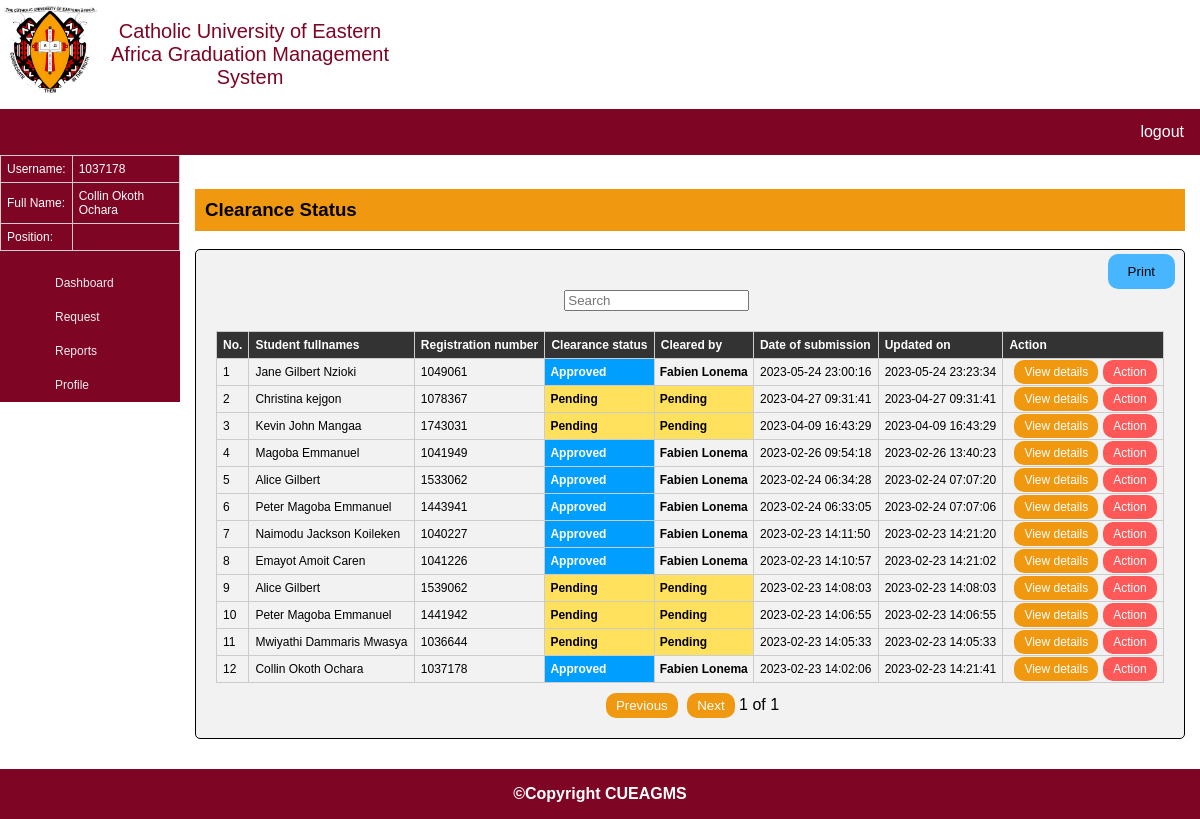
/registrar/clearanceRequests.php (signed in), run on the app's committed database.
### tables this page shows
CREATE TABLE `reg_clearance_request` (
  `reg_req_id` int NOT NULL AUTO_INCREMENT,
  `clr_id` int NOT NULL,
  `std_fullnames` varchar(200) NOT NULL,
  `std_regNo` varchar(50) NOT NULL,
  `stdStatus` enum('Pending','Approved','Rejected') NOT NULL DEFAULT 'Pending',
  `emp_fullname` varchar(200) DEFAULT NULL,
  `created_at` timestamp NULL DEFAULT CURRENT_TIMESTAMP,
  `updated_at` timestamp NULL DEFAULT CURRENT_TIMESTAMP ON UPDATE CURRENT_TIMESTAMP,
  PRIMARY KEY (`reg_req_id`),
  KEY `clr_id` (`clr_id`),
  CONSTRAINT `reg_clearance_request_ibfk_1` FOREIGN KEY (`clr_id`) REFERENCES `clearance` (`clr_id`) ON DELETE CASCADE ON UPDATE CASCADE
);

### registrar/clearanceRequests.php (the view, shortened to what this page needs)
<?php
$host = "localhost";
$user = "cueagmsac";
$password = "password";
$dbname = "cueagms";
$connection = mysqli_connect($host, $user, $password, $dbname);
?>
<!DOCTYPE html>
<html lang="en">
<head>
</head>
<body>
    <div class="header">
        <div class="logo">
            <img src="../assets/images/logo/CUEA-logo.png" width="100">
            <p>Catholic University of Eastern Africa Graduation Management System</p>
        </div>
    </div>
    <div class="navbar">
        <ul>
            <li style="float:right"><a href="../logout.php">logout</a></li>
        </ul>
    </div>
    <div class="section">
        <div class="row">
            <div class="left" style="background-color:#7E0524; ">
                <div class="row">
                    <table style="color:#fff; text-align:left; padding-left:10px;">
                        <tr>
                            <td>Username:</td>
                            <td><?php echo $_SESSION['username'];?></td>
                        </tr>
                        <tr>
                            <td>Full Name:</td>
                            <td><?php echo $_SESSION['fullname'];?></td>
                        </tr>
                        <tr>
                            <td>Position:</td>
                            <td><?php echo $_SESSION['position'];?></td>
                        </tr>
                    </table>
                </div>
                <nav class="vertical">
                    <ul>
                        <li><a href="registrar.php">Dashboard</a></li>
                        <li><a href="#">Request</a>
                        </li>
                        <li><a href="#">Reports</a>
                        </li>
                        <li><a href="viewprofile.php">Profile</a></li>
                    </ul>
                </nav>
            </div>
            <div class="right" style="background-color:#FFF;">
                <h3> Clearance Status</h3>
                <button onclick="window.print()"
                    style="padding: 10px 20px; float: right; margin: 5px 10px; background-color: #47B5FF; border: none; border-radius:10px">Print</button>
                <div class="clearance-form">
                    <input style="margin:20px" type="text" id="searchInput" placeholder="Search">
                    <table id="myTable">
                        <thead>
                            <tr>
                                <th>
                                    No.
                                </th>
                                <th>
                                    Student fullnames
                                </th>
                                <th>
                                    Registration number </th>
                                <th>
                                    Clearance status
                                </th>
                                <th>
                                    Cleared by
                                </th>
                                <th>
                                    Date of submission </th>
                                <th>
                                    Updated on </th>
                                <th>
                                    Action
                                </th>
                            </tr>
                        </thead>
                        <tbody>
                            <?php
$query = "SELECT * FROM reg_clearance_request ORDER BY created_at DESC;;";
$result =$connection->query($query);
$countRow=1;
while ($row = mysqli_fetch_array($result)) {
    if($row['emp_fullname']==NULL){
        $row['emp_fullname'] = "Pending";
    }
    $display = <<<HEREDOC
    <tr>
       <td>{$countRow}</td>
       <td>{$row['std_fullnames']}</td>
       <td>{$row['std_regNo']}</td>
       <td class='status'>{$row['stdStatus']}</td>
       <td class='status'>{$row['emp_fullname']}</td>
       <td>{$row['created_at']}</td>
       <td>{$row['updated_at']}</td>
       <td><a class="btn-v"  href="std_details.php?id={$row['std_regNo']}">View details</a><a class="btn-a" href="updateStatus.php?id={$row['std_regNo']}&fulnames={$row['std_fullnames']}">Action</a></td>
    </tr>
    HEREDOC;
                                echo $display;
                                $countRow++;
}?>
                        </tbody>
                    </table>
                    <div id="pagination">
                        <button class="btns" id="previous">Previous</button>
                        <button class="btns" id="next">Next</button>
                        <span id="pageNumber">1</span> of <span id="totalPages">1</span>
                    </div>
                </div>
            </div>
            <div class="footer">
                <p><strong>©Copyright CUEAGMS</strong></p>
            </div>
</body>
</html>

### registrar/clearanceRequests.php (style rules this page uses)
* { box-sizing: border-box; }
body { font-family: 'Work Sans', sans-serif; text-align: center; margin: 0; }
.header, .navbar, .section, .footer { float: left; width: 100%; }
.header { height: 100; background-color: #fff; }
.header .logo img { float: left; }
.header .logo p { float: left; width: 25%; font-size: 20px; color: #7E0524; }
.navbar ul { list-style-type: none; margin: 0; padding: 0; overflow: hidden; background-color: #7E0524; }
.navbar li { float: left; border-right: 1px solid #bbb; }
.navbar li:last-child { border-right: none; }
.navbar li a { display: block; color: white; text-align: center; padding: 14px 16px; text-decoration: none; }
.row { display: flex; }
.left { flex: 15%; height: 100%; margin: 0px; }
.right { flex: 85%; padding: 15px; }
nav.vertical { position: relative; background: #7E0524; text-align: left; }
nav.vertical ul { list-style: none; margin: 0; }
nav.vertical li { position: relative; }
nav.vertical a { display: block; color: #eee; text-decoration: none; padding: 10px 15px; transition: 0.2s; font-size: 12px; }
.row { margin-bottom: 5px; padding-bottom: 10px; position: relative; }
h3 { background-color: #F09910; text-align: left; padding: 10px; }
.clearance-form { border-radius: 5px; background-color: #f2f2f2; margin-bottom: 50px; border: 1px solid #000; padding: 20px; }
.row:after { content: ""; display: table; clear: both; }
table { width: 100%; border-collapse: collapse; }
tr:nth-of-type(odd) { background: none; }
th { background: #333; color: white; font-weight: bold; }
td, th { padding: 6px; border: 1px solid #ccc; text-align: left; font-size: 12px; }
.footer { position: fixed; left: 0; bottom: 0; width: 100%; background-color: #7E0524; color: white; text-align: center; }
table { width: 100%; border-collapse: collapse; font-size: 12px; }
td.status { padding: 5px; font-weight: bold; }
td.approved { background-color: #009EFF; color: white; }
td.pending { background-color: #FFE15D; }
.btn-v, .btn-a { margin-left: 5px; background-color: #F09910; color: white; padding: 5px 10px; border: none; border-radius: 10px; text-align: center; text-decoration: none; }
.btns { margin-left: 5px; margin-top: 10px; background-color: #F09910; color: white; padding: 5px 10px; border: none; border-radius: 10px; text-align: center; text-decoration: none; }
.btn-a { background-color: #FF5858 }

### data on the page
reg_clearance_request: std_fullnames "Jane Gilbert Nzioki", std_regNo "1049061", stdStatus "Approved", emp_fullname "Fabien Lonema", created_at "2023-05-24 23:00:16", updated_at "2023-05-24 23:23:34"
reg_clearance_request: std_fullnames "Christina kejgon", std_regNo "1078367", stdStatus "Pending", created_at "2023-04-27 09:31:41", updated_at "2023-04-27 09:31:41"
reg_clearance_request: std_fullnames "Kevin John Mangaa", std_regNo "1743031", stdStatus "Pending", created_at "2023-04-09 16:43:29", updated_at "2023-04-09 16:43:29"
reg_clearance_request: std_fullnames "Magoba Emmanuel", std_regNo "1041949", stdStatus "Approved", emp_fullname "Fabien Lonema", created_at "2023-02-26 09:54:18", updated_at "2023-02-26 13:40:23"
reg_clearance_request: std_fullnames "Alice Gilbert", std_regNo "1533062", stdStatus "Approved", emp_fullname "Fabien Lonema", created_at "2023-02-24 06:34:28", updated_at "2023-02-24 07:07:20"
reg_clearance_request: std_fullnames "Peter Magoba Emmanuel", std_regNo "1443941", stdStatus "Approved", emp_fullname "Fabien Lonema", created_at "2023-02-24 06:33:05", updated_at "2023-02-24 07:07:06"
reg_clearance_request: std_fullnames "Naimodu Jackson Koileken", std_regNo "1040227", stdStatus "Approved", emp_fullname "Fabien Lonema", created_at "2023-02-23 14:11:50", updated_at "2023-02-23 14:21:20"
reg_clearance_request: std_fullnames "Emayot Amoit Caren", std_regNo "1041226", stdStatus "Approved", emp_fullname "Fabien Lonema", created_at "2023-02-23 14:10:57", updated_at "2023-02-23 14:21:02"
reg_clearance_request: std_fullnames "Alice Gilbert", std_regNo "1539062", stdStatus "Pending", created_at "2023-02-23 14:08:03", updated_at "2023-02-23 14:08:03"
reg_clearance_request: std_fullnames "Peter Magoba Emmanuel", std_regNo "1441942", stdStatus "Pending", created_at "2023-02-23 14:06:55", updated_at "2023-02-23 14:06:55"
reg_clearance_request: std_fullnames "Mwiyathi Dammaris Mwasya", std_regNo "1036644", stdStatus "Pending", created_at "2023-02-23 14:05:33", updated_at "2023-02-23 14:05:33"
reg_clearance_request: std_fullnames "Collin Okoth Ochara", std_regNo "1037178", stdStatus "Approved", emp_fullname "Fabien Lonema", created_at "2023-02-23 14:02:06", updated_at "2023-02-23 14:21:41"

### other printed values
$_SESSION['username'] "1037178"
$_SESSION['fullname'] "Collin Okoth Ochara"
